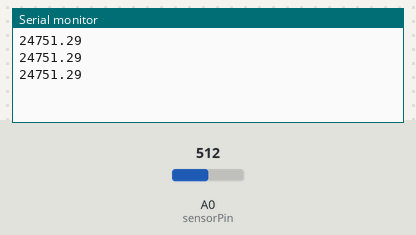
Bench run of a sketch on a simulated Arduino Uno, built with avr-gcc and run on an emulated ATmega328P. Shown: the last lines printed to the serial monitor. The inputs (shaded band) are chosen by the test bench; at power-on: A0 (sensorPin) = 512.

Above: at 1.8 s.
1.9 s: A0 (sensorPin) set to 716
At 2.4 s:
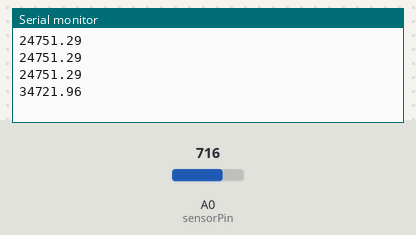
3.4 s: A0 (sensorPin) set to 900
At 3.9 s:
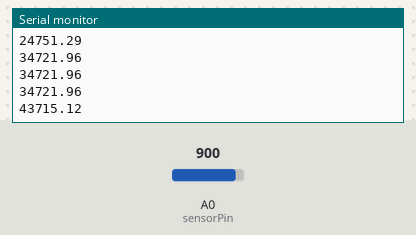
Timing chart, 0 to 6.4 s (numbered marks = the images above; inputs shaded):
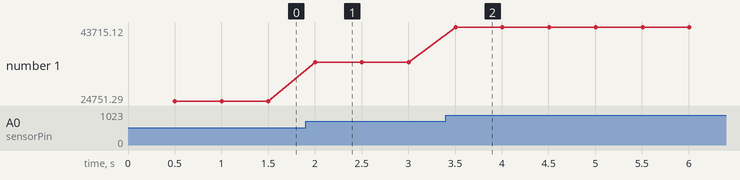

The sketch:

ArduinoProgram.ino
```cpp
int sensorPin = A0;
float sensorValue = 0.0;


void setup() {
  Serial.begin(9600);
}

void loop() {
  delay(500);
  sensorValue = formatTemp(analogRead(sensorPin));
  Serial.println(sensorValue);

}

float formatTemp(float tension) {
  return (((tension * 5) / 1023.0) * 100.0 )*100 -273.15;
}
```

Measured:
- after the input at 1.9 s, the serial monitor: prints a new line after 0.10 s (image 1)
- after the input at 3.4 s, the serial monitor: prints a new line after 0.11 s (image 2)
- plotted number 1: 24751.29 → 34721.96 after the input at 1.9 s, 34721.96 → 43715.12 after the input at 3.4 s
